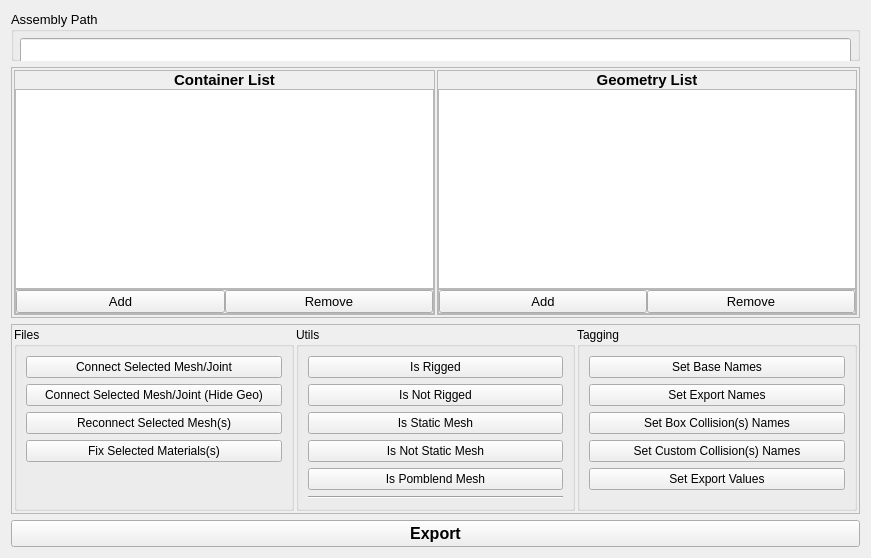
<?xml version="1.0" encoding="UTF-8"?>
<ui version="4.0">
 <class>Form</class>
 <widget class="QWidget" name="Form">
  <property name="geometry">
   <rect>
    <x>0</x>
    <y>0</y>
    <width>871</width>
    <height>558</height>
   </rect>
  </property>
  <property name="windowTitle">
   <string>Form</string>
  </property>
  <layout class="QVBoxLayout" name="verticalLayout_5">
   <item>
    <widget class="QGroupBox" name="groupBox_3">
     <property name="minimumSize">
      <size>
       <width>0</width>
       <height>50</height>
      </size>
     </property>
     <property name="font">
      <font>
       <pointsize>10</pointsize>
       <weight>50</weight>
       <bold>false</bold>
      </font>
     </property>
     <property name="title">
      <string>Assembly Path</string>
     </property>
     <layout class="QHBoxLayout" name="horizontalLayout_9">
      <property name="spacing">
       <number>3</number>
      </property>
      <property name="margin">
       <number>6</number>
      </property>
      <item>
       <widget class="QLineEdit" name="json_path_lineedit">
        <property name="minimumSize">
         <size>
          <width>0</width>
          <height>30</height>
         </size>
        </property>
       </widget>
      </item>
     </layout>
    </widget>
   </item>
   <item>
    <widget class="QFrame" name="main_frame">
     <property name="frameShape">
      <enum>QFrame::StyledPanel</enum>
     </property>
     <property name="frameShadow">
      <enum>QFrame::Raised</enum>
     </property>
     <layout class="QHBoxLayout" name="horizontalLayout_2">
      <property name="spacing">
       <number>2</number>
      </property>
      <property name="margin">
       <number>2</number>
      </property>
      <item>
       <widget class="QFrame" name="skelMesh_frame">
        <property name="frameShape">
         <enum>QFrame::StyledPanel</enum>
        </property>
        <property name="frameShadow">
         <enum>QFrame::Raised</enum>
        </property>
        <property name="lineWidth">
         <number>0</number>
        </property>
        <layout class="QVBoxLayout" name="verticalLayout_3">
         <property name="spacing">
          <number>0</number>
         </property>
         <property name="margin">
          <number>0</number>
         </property>
         <item>
          <widget class="QLabel" name="label_2">
           <property name="font">
            <font>
             <pointsize>11</pointsize>
             <weight>75</weight>
             <bold>true</bold>
            </font>
           </property>
           <property name="frameShadow">
            <enum>QFrame::Sunken</enum>
           </property>
           <property name="text">
            <string>Container List</string>
           </property>
           <property name="alignment">
            <set>Qt::AlignCenter</set>
           </property>
          </widget>
         </item>
         <item>
          <widget class="QListWidget" name="container_listWidget">
           <property name="sizePolicy">
            <sizepolicy hsizetype="Expanding" vsizetype="Expanding">
             <horstretch>0</horstretch>
             <verstretch>0</verstretch>
            </sizepolicy>
           </property>
           <property name="minimumSize">
            <size>
             <width>0</width>
             <height>200</height>
            </size>
           </property>
           <property name="font">
            <font>
             <pointsize>12</pointsize>
             <weight>75</weight>
             <bold>true</bold>
            </font>
           </property>
           <property name="selectionMode">
            <enum>QAbstractItemView::ExtendedSelection</enum>
           </property>
          </widget>
         </item>
         <item>
          <widget class="QFrame" name="frame_5">
           <property name="frameShape">
            <enum>QFrame::StyledPanel</enum>
           </property>
           <property name="frameShadow">
            <enum>QFrame::Sunken</enum>
           </property>
           <property name="lineWidth">
            <number>0</number>
           </property>
           <layout class="QHBoxLayout" name="horizontalLayout_3">
            <property name="spacing">
             <number>0</number>
            </property>
            <property name="margin">
             <number>0</number>
            </property>
            <item>
             <widget class="QPushButton" name="add_group_button">
              <property name="sizePolicy">
               <sizepolicy hsizetype="Minimum" vsizetype="Preferred">
                <horstretch>0</horstretch>
                <verstretch>0</verstretch>
               </sizepolicy>
              </property>
              <property name="font">
               <font>
                <pointsize>10</pointsize>
                <weight>50</weight>
                <bold>false</bold>
               </font>
              </property>
              <property name="text">
               <string>Add</string>
              </property>
             </widget>
            </item>
            <item>
             <widget class="QPushButton" name="remove_group_button">
              <property name="minimumSize">
               <size>
                <width>0</width>
                <height>20</height>
               </size>
              </property>
              <property name="font">
               <font>
                <pointsize>10</pointsize>
                <weight>50</weight>
                <bold>false</bold>
               </font>
              </property>
              <property name="text">
               <string>Remove</string>
              </property>
             </widget>
            </item>
           </layout>
          </widget>
         </item>
        </layout>
       </widget>
      </item>
      <item>
       <widget class="QFrame" name="geo_frame">
        <property name="frameShape">
         <enum>QFrame::StyledPanel</enum>
        </property>
        <property name="frameShadow">
         <enum>QFrame::Raised</enum>
        </property>
        <layout class="QVBoxLayout" name="verticalLayout_2">
         <property name="spacing">
          <number>0</number>
         </property>
         <property name="margin">
          <number>0</number>
         </property>
         <item>
          <widget class="QLabel" name="label_3">
           <property name="font">
            <font>
             <pointsize>11</pointsize>
             <weight>75</weight>
             <bold>true</bold>
            </font>
           </property>
           <property name="text">
            <string>Geometry List</string>
           </property>
           <property name="alignment">
            <set>Qt::AlignCenter</set>
           </property>
          </widget>
         </item>
         <item>
          <widget class="QListWidget" name="export_node_listwidget">
           <property name="sizePolicy">
            <sizepolicy hsizetype="Expanding" vsizetype="Expanding">
             <horstretch>0</horstretch>
             <verstretch>0</verstretch>
            </sizepolicy>
           </property>
           <property name="minimumSize">
            <size>
             <width>0</width>
             <height>200</height>
            </size>
           </property>
           <property name="font">
            <font>
             <pointsize>12</pointsize>
             <weight>50</weight>
             <italic>true</italic>
             <bold>false</bold>
            </font>
           </property>
           <property name="selectionMode">
            <enum>QAbstractItemView::ContiguousSelection</enum>
           </property>
          </widget>
         </item>
         <item>
          <widget class="QFrame" name="frame_6">
           <property name="frameShape">
            <enum>QFrame::StyledPanel</enum>
           </property>
           <property name="frameShadow">
            <enum>QFrame::Sunken</enum>
           </property>
           <layout class="QHBoxLayout" name="horizontalLayout_4">
            <property name="spacing">
             <number>0</number>
            </property>
            <property name="margin">
             <number>0</number>
            </property>
            <item>
             <widget class="QPushButton" name="add_geo_button">
              <property name="font">
               <font>
                <pointsize>10</pointsize>
                <weight>50</weight>
                <bold>false</bold>
               </font>
              </property>
              <property name="text">
               <string>Add</string>
              </property>
             </widget>
            </item>
            <item>
             <widget class="QPushButton" name="remove_geo_button">
              <property name="enabled">
               <bool>true</bool>
              </property>
              <property name="font">
               <font>
                <pointsize>10</pointsize>
                <weight>50</weight>
                <bold>false</bold>
               </font>
              </property>
              <property name="text">
               <string>Remove</string>
              </property>
             </widget>
            </item>
           </layout>
          </widget>
         </item>
        </layout>
       </widget>
      </item>
     </layout>
    </widget>
   </item>
   <item>
    <widget class="QFrame" name="frame">
     <property name="frameShape">
      <enum>QFrame::StyledPanel</enum>
     </property>
     <property name="frameShadow">
      <enum>QFrame::Raised</enum>
     </property>
     <layout class="QHBoxLayout" name="horizontalLayout">
      <property name="spacing">
       <number>2</number>
      </property>
      <property name="margin">
       <number>2</number>
      </property>
      <item>
       <widget class="QGroupBox" name="groupBox">
        <property name="title">
         <string>Files</string>
        </property>
        <layout class="QGridLayout" name="gridLayout">
         <item row="1" column="0">
          <widget class="QPushButton" name="connect_mesh_hide_button">
           <property name="text">
            <string>Connect Selected Mesh/Joint (Hide Geo)</string>
           </property>
          </widget>
         </item>
         <item row="0" column="0">
          <widget class="QPushButton" name="connect_mesh_button">
           <property name="text">
            <string>Connect Selected Mesh/Joint</string>
           </property>
          </widget>
         </item>
         <item row="2" column="0">
          <widget class="QPushButton" name="reconnect_mesh_button">
           <property name="text">
            <string>Reconnect Selected Mesh(s)</string>
           </property>
          </widget>
         </item>
         <item row="4" column="0">
          <spacer name="verticalSpacer_2">
           <property name="orientation">
            <enum>Qt::Vertical</enum>
           </property>
           <property name="sizeHint" stdset="0">
            <size>
             <width>20</width>
             <height>40</height>
            </size>
           </property>
          </spacer>
         </item>
         <item row="3" column="0">
          <widget class="QPushButton" name="fix_materials_button">
           <property name="text">
            <string>Fix Selected Materials(s)</string>
           </property>
          </widget>
         </item>
        </layout>
       </widget>
      </item>
      <item>
       <widget class="QGroupBox" name="groupBox_5">
        <property name="title">
         <string>Utils</string>
        </property>
        <layout class="QGridLayout" name="gridLayout_3">
         <item row="3" column="0">
          <widget class="QPushButton" name="tag_not_static_button">
           <property name="text">
            <string>Is Not Static Mesh</string>
           </property>
          </widget>
         </item>
         <item row="2" column="0">
          <widget class="QPushButton" name="tag_static_button">
           <property name="text">
            <string>Is Static Mesh</string>
           </property>
          </widget>
         </item>
         <item row="0" column="0">
          <widget class="QPushButton" name="is_rigged_button">
           <property name="text">
            <string>Is Rigged</string>
           </property>
          </widget>
         </item>
         <item row="1" column="0">
          <widget class="QPushButton" name="isnot_rigged_button">
           <property name="text">
            <string>Is Not Rigged</string>
           </property>
          </widget>
         </item>
         <item row="9" column="0">
          <spacer name="verticalSpacer_3">
           <property name="orientation">
            <enum>Qt::Vertical</enum>
           </property>
           <property name="sizeHint" stdset="0">
            <size>
             <width>20</width>
             <height>40</height>
            </size>
           </property>
          </spacer>
         </item>
         <item row="5" column="0">
          <widget class="Line" name="line">
           <property name="orientation">
            <enum>Qt::Horizontal</enum>
           </property>
          </widget>
         </item>
         <item row="4" column="0">
          <widget class="QPushButton" name="tag_pomblend_button">
           <property name="text">
            <string>Is Pomblend Mesh</string>
           </property>
          </widget>
         </item>
        </layout>
       </widget>
      </item>
      <item>
       <widget class="QGroupBox" name="groupBox_2">
        <property name="title">
         <string>Tagging</string>
        </property>
        <layout class="QGridLayout" name="gridLayout_2">
         <item row="10" column="0">
          <widget class="QPushButton" name="set_export_values_button">
           <property name="text">
            <string>Set Export Values</string>
           </property>
          </widget>
         </item>
         <item row="11" column="0">
          <spacer name="verticalSpacer">
           <property name="orientation">
            <enum>Qt::Vertical</enum>
           </property>
           <property name="sizeHint" stdset="0">
            <size>
             <width>20</width>
             <height>40</height>
            </size>
           </property>
          </spacer>
         </item>
         <item row="5" column="0">
          <widget class="QPushButton" name="set_base_name_button">
           <property name="text">
            <string>Set Base Names</string>
           </property>
          </widget>
         </item>
         <item row="7" column="0">
          <widget class="QPushButton" name="fix_export_names_button">
           <property name="text">
            <string>Set Export Names</string>
           </property>
          </widget>
         </item>
         <item row="8" column="0">
          <widget class="QPushButton" name="tag_box_collision_button">
           <property name="text">
            <string>Set Box Collision(s) Names</string>
           </property>
          </widget>
         </item>
         <item row="9" column="0">
          <widget class="QPushButton" name="tag_custom_collision_button">
           <property name="text">
            <string>Set Custom Collision(s) Names</string>
           </property>
          </widget>
         </item>
        </layout>
       </widget>
      </item>
     </layout>
    </widget>
   </item>
   <item>
    <widget class="QPushButton" name="export_button">
     <property name="font">
      <font>
       <pointsize>12</pointsize>
       <weight>75</weight>
       <bold>true</bold>
      </font>
     </property>
     <property name="text">
      <string>Export</string>
     </property>
    </widget>
   </item>
  </layout>
 </widget>
 <resources/>
 <connections/>
</ui>
